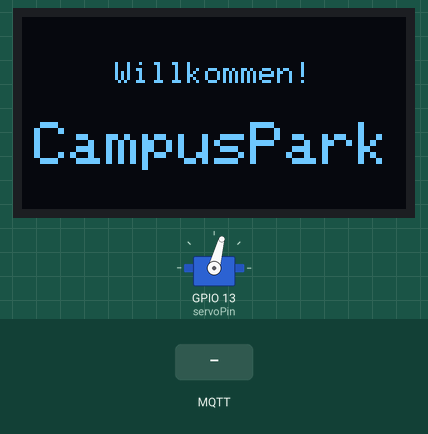
This sketch was run on a simulated ESP32. On the bench: 128×64 one-colour display, servo. The test bench sets the inputs (shaded band). WiFi joins after 1.5 s; servers stay silent unless stated; no MQTT or app messages arrive unless stated.

Above: at 5.2 s.
5.3 s: MQTT message "1" arrives on the first subscribed topic
At 5.62 s:
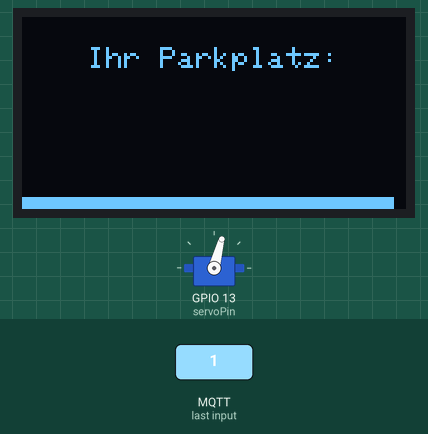
6.9 s: MQTT message "0" arrives on the first subscribed topic
At 7.68 s:
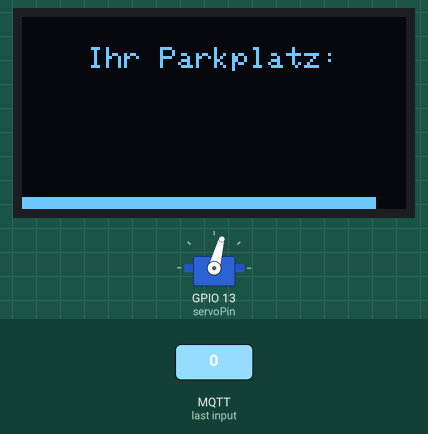
Timing chart, 0 to 9.9 s (numbered marks = the images above; inputs shaded):
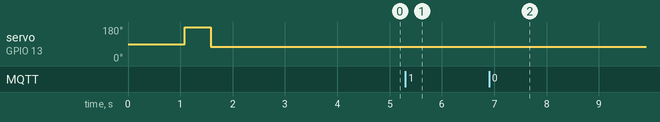

The sketch:

esp32_Display_Barrier_Allocation.ino
```cpp
#include <WiFi.h>
#include <PubSubClient.h>
#include <Adafruit_GFX.h>
#include <Adafruit_SSD1306.h>
#include <Wire.h>
#include <ESP32Servo.h>
#include <ArduinoJson.h>

// Servo Config
Servo barrierServo;
int servoPin = 13;
const uint16_t open_angle = 180;
const uint16_t close_angle = 75;

// OLED Config
#define SCREEN_WIDTH 128
#define SCREEN_HEIGHT 64
#define OLED_RESET    -1
#define SCREEN_ADDRESS 0x3C


// WIFI-DATEN
const char* ssid          = "";
const char* password      = "";

// MQTT-DATEN
const char* mqtt_server   = "192.168.4.1";
const uint16_t mqtt_port  = 1883;
const char* mqttUser      = "";
const char* mqttPassword  = "";
const char* topic_display = "parking/access/allocation";
const char* topic_barrier = "parking/access/barrier";

//Creation of Objects for WIFI, OLED and MQTT
Adafruit_SSD1306 display(SCREEN_WIDTH, SCREEN_HEIGHT, &Wire, OLED_RESET);
WiFiClient espClient;
PubSubClient client(espClient);

// Timout after Display or Open Command
unsigned long lastReconnectAttempt = 0;
unsigned long actionTimer = 0;
bool isActive = false;
const unsigned long timeout = 10000;

// Helper function to center text on OLED
void displayPrintCenter(const String &text, uint8_t textSize, int16_t y) {
  display.setTextSize(textSize);
  display.setTextColor(SSD1306_WHITE); // OLED is monochrome

  int16_t x1, y1;
  uint16_t w, h;
  display.getTextBounds(text, 0, y, &x1, &y1, &w, &h);
  int16_t x = (SCREEN_WIDTH - w) / 2;

  display.setCursor(x, y);
  display.print(text);
  display.display();
}

//Helper funktion to Display Message when no MQTT-Message is displayed
void showWelcomeScreen() {
  closeGate();
  display.clearDisplay();
  displayPrintCenter("Willkommen!", 1, 15);
  displayPrintCenter("CampusPark", 2, 35);
  display.display();
  isActive = false;
}

//Funktion to move the Servo to open the Gate
void openGate(){
  barrierServo.write(open_angle);
}

//Funktion to move the Servo to close the Gate
void closeGate(){
  barrierServo.write(close_angle);
}

//Function to define the Process, when a MQTT Message os recieved
void callback(char* topic, byte* payload, unsigned int length) {
  StaticJsonDocument<256> doc;
  DeserializationError error = deserializeJson(doc, payload, length);
  if (error) return;

  // Start the timer and set state to active
  actionTimer = millis();
  isActive = true;

  if (strcmp(topic, topic_display) == 0) {
    const char* spotId = doc["spotId"];
    display.clearDisplay();
    displayPrintCenter("Ihr Parkplatz:", 1, 10);
    if (spotId) {
      displayPrintCenter(String(spotId), 2, 35);
    }
  }
  else if (strcmp(topic, topic_barrier) == 0) {
    const char* action = doc["action"];
    if (action != NULL) {
      if (strcmp(action, "OPEN") == 0) {
        openGate();
      }
    }
  }
}

void setupWifi() {
  WiFi.begin(ssid, password);
  display.clearDisplay();
  displayPrintCenter("WiFi Connect", 1, 20);

  uint8_t dots = 0;
  while (WiFi.status() != WL_CONNECTED) {
    delay(400);
    dots = (dots + 1) % 4;
    String line = "Verbinde";
    for (uint8_t i = 0; i < dots; i++) line += ".";
    display.clearDisplay();
    displayPrintCenter(line, 1, 35);
  }

  display.clearDisplay();
  displayPrintCenter("WiFi OK", 1, 25);
}

void reconnect() {
  while (!client.connected()) {
    display.clearDisplay();
    displayPrintCenter("MQTT Connect", 1, 25);

    String clientId = "esp32-display-";
    clientId += String((uint32_t)ESP.getEfuseMac(), HEX);

    bool ok = (strlen(mqttUser) > 0)
    ? client.connect(clientId.c_str(), mqttUser, mqttPassword)
    : client.connect(clientId.c_str());

    if (ok) {
      client.subscribe(topic_display);
      client.subscribe(topic_barrier);
      display.clearDisplay();
      displayPrintCenter("MQTT OK", 1, 25);
      delay(500);
    } else {
      displayPrintCenter("MQTT FAIL", 1, 45);
      delay(3000);
    }
  }
}

void setup() {
  Serial.begin(115200);

  // Initialize OLED
  if(!display.begin(SSD1306_SWITCHCAPVCC, SCREEN_ADDRESS)) {
    Serial.println(F("SSD1306 allocation failed"));
    for(;;); // Don't proceed, loop forever
  }

  display.clearDisplay();
  display.display();

  displayPrintCenter("Parking System", 1, 5);

  barrierServo.attach(servoPin);

  delay(1000);

  openGate();
  delay(500);
  closeGate();

  // WiFi & MQTT
  setupWifi();
  client.setServer(mqtt_server, mqtt_port);
  client.setCallback(callback);

  reconnect();
  showWelcomeScreen();
}

void loop() {
  // Reconnection logic
  if (!client.connected()) {
    unsigned long now = millis();
    if (now - lastReconnectAttempt > 5000) {
      lastReconnectAttempt = now;
      reconnect();
    }
  } else {
    client.loop();
  }

  // --- TIMEOUT & PROGRESS BAR LOGIC ---
  if (isActive) {
    unsigned long elapsed = millis() - actionTimer;

    if (elapsed >= timeout) {
      showWelcomeScreen();
    } else {
      // Calculate progress bar width (128 pixels total)
      // We map the remaining time (timeout - elapsed) to the screen width
      int barWidth = map(timeout - elapsed, 0, timeout, 0, SCREEN_WIDTH);

      // Draw the bar at the bottom (Y = 60, Height = 4)
      display.fillRect(0, 60, SCREEN_WIDTH, 4, SSD1306_BLACK); // Clear old bar area
      display.fillRect(0, 60, barWidth, 4, SSD1306_WHITE);     // Draw new progress
      display.display();
    }
  }

  delay(10);
}
```

Measured:
- after the input at 5.3 s, the display: first changes at once (image 1 shows a later state)
- after the input at 6.9 s, the display: first changes after 0.06 s (image 2 shows a later state)
